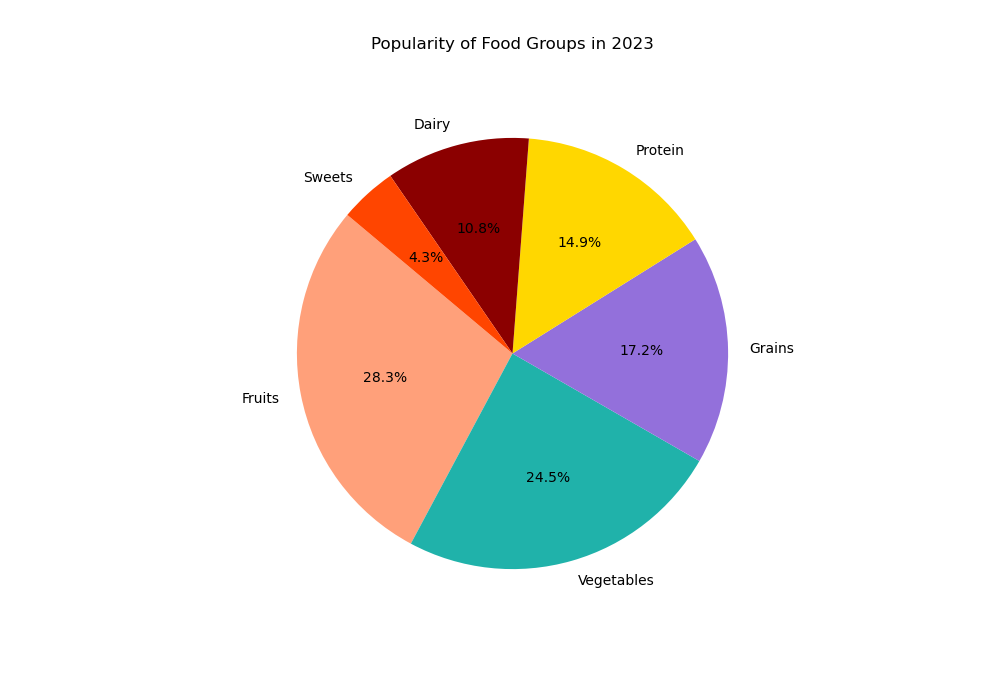

Recreate this plot in Python.

import matplotlib.pyplot as plt

# Data
categories = ['Fruits', 'Vegetables', 'Grains', 'Protein', 'Dairy', 'Sweets']
popularity = [28.3, 24.5, 17.2, 14.9, 10.8, 4.3]
colors = ['#FFA07A', '#20B2AA', '#9370DB', '#FFD700', '#8B0000', '#FF4500']

# Create a pie chart
plt.figure(figsize=(10, 7))
plt.pie(popularity, labels=categories, autopct='%1.1f%%', startangle=140, colors=colors)

# Title
plt.title('Popularity of Food Groups in 2023', y=1.05)

# Display the chart
plt.show()
